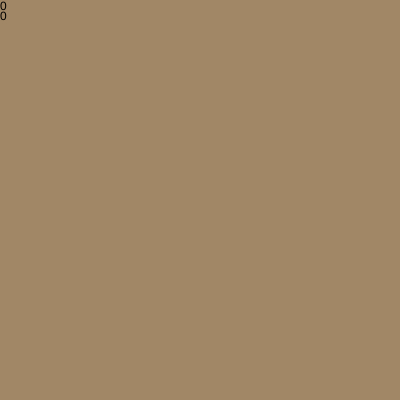
Frame 1 (no input)
Frame 60 (no input): identical to frame 1, image omitted
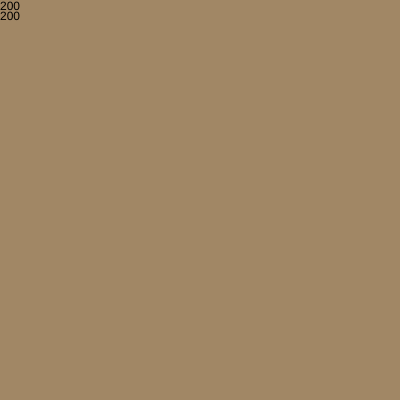
Frame 120 (the mouse pressed at the canvas centre since frame 60)

The p5.js sketch that drew these frames (run headless with seeded random() and noise() and a simulated clock; from frame 60 on, the mouse is pressed at the canvas centre):

// p5.js sketch
// ── sketch.js
// yuh yuh yuh lets go

// i make this little doodle all the time where you draw a bunch of lines
// then in all the polygons you create, you create a circle and fill in the outside
// or you add curves between all the line angles
// however you wanna think about it.
// its actually fairly complex to do algorithmically, because the human brain's computer vision does most of the work.
// after 5-6 total restart iterations (genuinely) i finally settled on an easy approach
// store as line segments and vertices, where the vertices are associated with the lines they are a part of
// then you could loop through each vertex, and loop through all the angles of which it is the vertex of
// and add a curve. at the end, you will get the visual that we created blobby circles inside each polygon, but really its just angle-by-angle


// TODO 
// TODO : make all lines rays? like extend?
//       I'm going to get it working fully with segments and then ill make it work with rays. I'll probably just add 4 lines along the border
// TODO : more than 4 lines coming through a single point, an extra "point" line is made.
//        nothing breaks cuz i stopped it from being added, its just odd that its called.
// TODO : Add curved lines? makes it look cooler irl, but probably very hard to impliment
//        you'd need to define the curve as a parametric function so that you could find the midpoint and move back and forth on it... and drawing the curves would be far more difficult.
// TODO : you could add a way to backup an artpiece as text (also easier for debugging)

// TOFIX
// TODO TOFIX: create a ton of lines. some will dissapear. debug that. could be the below issie
// TODO TOFIX: if two lines share an endpoint, the old one dissapears.
// TODO TOFIX: if a newline lays on the endpoint of an existing line, the existing line gets deleted.

// data structures designs:
// vertices."x+y" = set{keys to line objs, ...} 
//  * makes it easier to determine if theres already an existing point, and hopefully just add to the reference ? 
// lines."x1,y1,x2,y2" = [x1,y1,x2,y2]
//  * still iterable, but creates "pointers" to certain lines that we can use in vertices.



/////////////////////
// Global Variables
/////////////////////
lines = Object()
vertices = Object()
makingLine = false
lineStart = []
lineEnd = []
let csSlider;
let rSlider;


/////////////////////
// Debug Variables
/////////////////////
debugDraw = false 
debugLog = false
debugLogSetting = false

/////////////////////
// Stylistic Variables
/////////////////////
// how many pixels apart 2 points have to be to be considered different.
// (0, infinity)
rounding = 5 // px
// how far the curve goes along the line 
// (-infinity, 0)U(0, infinity)
// 20 for skinny, -5 for thick
curveScalar = -6
// line thickness. its on the tin
lineThickness = 2



console.clear()

function setup() {
    createCanvas(400, 400);


//  // basic X
    // mouseX = 100
    // mouseY = 100
    // mousePressed()
    // mouseX = 300
    // mouseY = 300
    // mouseReleased()
    // mouseX = 300
    // mouseY= 100
    // mousePressed()
    // mouseX = 100
    // mouseY = 300
    // mouseReleased()

//  // basic +
    // mouseX = 200
    // mouseY = 100
    // mousePressed()
    // mouseX = 200
    // mouseY = 300
    // mouseReleased()

    // mouseX = 100
    // mouseY = 200
    // mousePressed()
    // mouseX = 300
    // mouseY = 200
    // mouseReleased()

// // basic star *
    // mouseX = 100
    // mouseY = 100
    // mousePressed()
    // mouseX = 300
    // mouseY = 300
    // mouseReleased()
    // mouseX = 300
    // mouseY= 100
    // mousePressed()
    // mouseX = 100
    // mouseY = 300
    // mouseReleased()
    // console.log('adding the third ---------------------')
    // mouseX = 200
    // mouseY = 100
    // mousePressed()
    // mouseX = 200
    // mouseY = 300
    // mouseReleased()]

// // two lines that lay on each other.
    // mouseX = 100
    // mouseY = 100
    // mousePressed()
    // mouseX = 300
    // mouseY = 300
    // mouseReleased()
    // mouseX = 50
    // mouseY= 50
    // mousePressed()
    // mouseX = 350
    // mouseY = 350
    // mouseReleased()

    csSlider = createSlider(-10,40, curveScalar)
    csSlider.id("cs")
    rSlider = createSlider(0,width/10,rounding)
    rSlider.size(200)


}
  
function draw() {
  rounding = rSlider.value();
  curveScalar = csSlider.value();


  background(161,135,101);
  // apply noise ??

  // just draw the lines
  
  for (key in lines){
      let l = lines[key];
      noFill()
      stroke(0)
      strokeWeight(lineThickness)
      line(...l)
  }

  if (makingLine){
    noFill()
      stroke(0)
      strokeWeight(lineThickness)
    line(...lineStart, ...lineEnd)
    strokeWeight(5)
    stroke("red")
    point(...lineStart)
    point(...lineEnd)
    slope = -(lineEnd[1]-lineStart[1])/(lineEnd[0]-lineStart[0])

    // can be Infintity, NaN, and 0
    // it might be easier to just test if the line intercepts the 4 edges.

    noStroke()
  fill(0)
    text(slope, 0, 30)
  }

  noStroke()
  fill(0)
  text(mouseX, 0,10)
  text(mouseY, 0,20)
  // line drawing done

  /* Here's the fun part. so we need to iterate through each vertex
  *  and then sort the lines clockwise from the first one (arbitrary)
  *  then begin to fill them in using our quad fill.
  */
  for (v in vertices) {
    // v is an string key to a set of lines. ( also a string of coords )
    // vcoords is a split array of the vertices coords.
    let vcoords = v.split(",").map(Number)
    // vset is a set of strings that lead to lines.
    let vset = vertices[v];
    vlist = [...vset];
    if (vlist.length < 2) {
      // dont waste ya time
      continue
    }
    // now we need to sort this list by clockwise relation to the first
    // and also, it would probably be handy if we made the vertex the first coord in each lineList
    // im going to convert to vectors becuse thats what i know how to do.
    // atan2(x,y) can find the angle between the vector and the x+ axis


    for (let i = 0; i < vlist.length; i++) { // iterate through the lines 
      // vlist[i]  string "x1,y1,x2,y2"
      let coords = vlist[i].split(",")
      coords = coords.map(Number)

      coords[0] -= vcoords[0]
      coords[2] -= vcoords[0] // now coords is either vec(0, v) or vec(v, 0)
      coords[1] -= vcoords[1]
      coords[3] -= vcoords[1]
      // now if we remove the 0's we should have the correct vector.
      // NO! some vectors (horiz and vert) will have 0s.

      if (coords[0] == 0 && coords[1] == 0) {
        coords = [coords[2], coords[3]]
      } else {
        coords = [coords[0], coords[1]]
      }
      // elegant, but wrong. // coords = coords.filter(num => num!=0)

      vlist[i] = coords
    }
    // vlist now contains all the lines as vectors starting at the vertex. 

    vlist = vlist.sort((a,b) => atan2(...a) - atan2(...b))
    // this is sorting them in like... hourglass order.
    // like 1 3 2 4.

    // now vlist contains all the vectors in clockwise order. 
    vlist.push(vlist[0]) // for iterating in consecutive pairs
    for (let i = 0; i < vlist.length-1; i++) {
      drawPair(vcoords, vlist[i], vlist[i+1])
    }

  }
    strokeWeight(5)
    stroke("red") 
     if (debugDraw) {
      for (key in lines){
      let l = lines[key];  
      point(l[0],l[1])
      point(l[2],l[3])
      }
  }

  debugLog = false;
  // only log once per line creation
}


function drawPair(origin, vector1, vector2){
  
  
  // in order to reuse my old code, id like to convert the lines into x1,y1,x2,y2.
  nl1 = [origin[0], origin[1], origin[0]+vector1[0], origin[1]+vector1[1]] // basic vector addition
  nl2 = [origin[0], origin[1], origin[0]+vector2[0], origin[1]+vector2[1]]
  //("drawinf pair", nl1, nl2)
  push()
  stroke(0)

  stroke("blue")
  
  nl1l = lineLength(...nl1)
  nl2l = lineLength(...nl2)
  nl1mp = midpoint(...nl1)
  nl2mp = midpoint(...nl2)
  debugDraw && point(...nl1mp)
  debugDraw && point(...nl2mp)
  stroke("#0f0")
  nl1mpex1 = movePointAlongLine(...nl1mp, ...origin, nl1l/curveScalar)
  nl1mpex2 = movePointAlongLine(...nl1mp, nl1[2], nl1[3], nl1l/curveScalar)
  debugDraw && point(...nl1mpex1)
  debugDraw && point(...nl1mpex2)
  nl2mpex1 = movePointAlongLine(...nl2mp, ...origin, nl2l/curveScalar)
  nl2mpex2 = movePointAlongLine(...nl2mp, nl2[2], nl2[3], nl2l/curveScalar)
  debugDraw && point(...nl2mpex1)
  debugDraw && point(...nl2mpex2)
  push()
  fill(0)
  noStroke()

  // ok so the first and third pairs arent being drawn in this output
  beginShape()
  vertex(...nl1mpex1)
  quadraticVertex( ...origin, ...nl2mpex1)
  vertex(...nl2mpex1)
  vertex(...origin)
  endShape()

  
  debugLog && console.log("shape start")
  debugLog && console.log(...nl1mpex1)
  debugLog && console.log(...origin, ...nl2mpex1)
  debugLog && console.log(...nl2mpex1)
  debugLog && console.log(...origin)
  debugLog && console.log("shape end")





  pop()



  pop()
}

// returns length of line in pixels
function lineLength(x1,y1,x2,y2){
    return Math.sqrt( Math.pow((x1-x2),2) + Math.pow((y1-y2),2) )
}

function midpoint(x1,y1,x2,y2){
    return [(x1+x2)/2, (y1+y2)/2]
}

// from (x0,y0) to (x1,y1), move dt distance
function movePointAlongLine(x0,y0,x1,y1,dt){
    let d = lineLength(x0,y0,x1,y1)
    let t = (dt/d)
    let xt = ((1-t)*x0 + t*x1)
    let yt = ((1-t)*y0 + t*y1)
    return [xt,yt]

}


function mousePressed(){
  if (mouseX > width || mouseX < 0 || mouseY < 0 || mouseY > height){
    lineStart = null;
    return false
  }
  lineStart = [mouseX, mouseY]
}

function mouseDragged(){
  // if you START dragging outside 
  if (mouseX > width || mouseX < 0 || mouseY < 0 || mouseY > height){
    makingLine = false
    return false
  }
  if (lineStart != null){
  makingLine = true;
  lineEnd = [mouseX, mouseY]
  }
}

function mouseReleased(){
  if (mouseX > width || mouseX < 0 || mouseY < 0 || mouseY > height || lineStart == null){
    makingLine = false;
    return false
  }
  // log this line
  debugLog = debugLogSetting && true;
  debugLog && console.log("--------------- NEW LINE --------------")
  lineEnd = [mouseX, mouseY]
  makingLine = false;

  if (lineStart[0] != lineEnd[0] || lineStart[1] != lineEnd[1]){
    // youd think this would improve things but it largely breaks them.
    // it does prevent point "lines" from being made tho

  makingLine = false;
  newLine=[...lineStart,...lineEnd]

  // create the 2 vertices and attach the newline to it
  addToVertices(newLine[0], newLine[1], newLine)
  addToVertices(newLine[2], newLine[3], newLine)
  // vertices can never be removed, so this is fine to do now.

  // when the new line is made, calculate all intersections

    // this contains all the poitns to break up newline on.
    intersections=[] // needs order
    //check if new line intersects any existing lines.
    toRemove = new Set()
    toAdd = new Set()
    toAdd.add(newLine)

    for (let key in lines){
      l = lines[key]
      inters=intersect(newLine,l)
      debugLog && console.log(inters)

      if (inters[0]){ // if they intersect
        // they either intersect (split both lines)
        // or one of the lines endpoints lays on the other line (only split the other line.)
        linesLayResult = linesLay(newLine, l)
        if (linesLayResult == -1){ 
         // they intersect! split the iterated line 
         // save the point so we can split the new line later ...
         toRemove.add(l) 
         // a line cant intersect another more than once, 
         // and since the direction doesnt matter we can just 
         // arbitrarily do p1-int p2-int
         toAdd.add([l[0],l[1],inters[1],inters[2]])
         toAdd.add([l[2],l[3],inters[1],inters[2]])

         intersections.push([inters[1],inters[2]])
         // we'd want to add the intersection point to vertices,
         // but since its IN the line we created, there is no need.
            } else {
              debugLog && console.log("We got a line lay!")
              // A LINE LAYS ON ANOTHER LINE!
              // 1 is newline0 on l
              // 2 is newline1 on l
              // 3 is l0 on newline
              // 4 is l1 on newline
              switch (linesLayResult){
                case 1:
                  // split l. l0-newline0, newline0-l1
                  toRemove.add(l)
                  toAdd.add([l[0],l[1],newLine[0],newLine[1]])
                  toAdd.add([newLine[0],newLine[1],l[2],l[3]])
                  break;
                case 2:
                  // split l. l0-newline1, newline1-l1
                  toRemove.add(l)
                  toAdd.add([l[0],l[1],newLine[2],newLine[3]])
                  toAdd.add([newLine[2],newLine[3],l[2],l[3]])
                  break;
                case 3:
                  // split newline. newline-l0, l0-newline
                  toRemove.add(newLine)
                  toAdd.add([newLine[0],newLine[1],l[0],l[1]])
                  toAdd.add([l[0],l[1],newLine[2],newLine[3]])
                  intersections.push([l[0],l[1]])
                  break;
                case 4:
                  // split newline. newline-l1, l1-newline
                  toRemove.add(newLine)
                  toAdd.add([newLine[0],newLine[1],l[2],l[3]])
                  toAdd.add([l[2],l[3],newLine[2],newLine[3]])
                  intersections.push([l[2],l[3]])
                  break;
                default:
                  debugLog && console.log("WOAH WOAH WOAH")
                  debugLog && console.log(linesLayResult)
              }



            }
      }
    }

    if (intersections.length > 1){
    // ok we cut up the lines that newLine touched
    // lets cut up new line.
    pStart = [newLine[0], newLine[1]]
    pEnd = [newLine[2], newLine[3]]
    dx = pEnd[0] - pStart[0]
    dy = pEnd[1] - pStart[1]
    magSquared = dx*dx+dy*dy

    // custom sort to get the ORDER of the points.
    intersections.sort((a,b )=> {
      ta = ((a[0] - pStart[0]) * dx + (a[1] - pStart[1])*dy)/magSquared
      tb = ((b[0] - pStart[0]) * dx + (b[1] - pStart[1])*dy)/magSquared
      return ta-tb;
    });

    // now the segments will be pStart-int[0], int[0]-int[1]
    toRemove.add(newLine)
    segments = [pStart,...intersections,pEnd]
    for (let seg = 0; seg < segments.length-1; seg+=1){
      toAdd.add([...segments[seg],...segments[seg+1]])
    }


  } else if (intersections.length == 1) {
    toRemove.add(newLine)
    toAdd.add([newLine[0],newLine[1],...intersections[0]])
    toAdd.add([...intersections[0],newLine[2],newLine[3]])

  }

  toAdd = toAdd.difference(toRemove); // remove any redundancies.

  // we need to add each line to lines
  for (let line of toAdd) {
    addToLines(...line)
  }
  // we need to add each point from those lines, 
  //    and if the poitn exists, ADD the line to its references.
  for (let line of toAdd){
      p1 = [line[0], line[1]]
      p2 = [line[2], line[3]]
      addToVertices(...p1, line)
      addToVertices(...p2, line)
  }
  
  // remove the line from lines
  for (let line of toRemove){
    delete lines[lineToKey(...line)];
  }
  // we need to remove every instance of each line to remove from the associated vertices.
  // toRemove is full of line arrays.
  // we need to convert it to a set of lineStrings, so we can quickly do set math
  let lineStrings = new Set();
  for (let line of toRemove){
    lineStrings.add(lineToKey(...line))
  }
  for (let key in vertices) {
      vertices[key] = vertices[key].difference(lineStrings);
  }

  } // end if line isnt a point

}

function keyPressed(){
  if (key == "r"){
    // empty the lines and vertices? is that all
    lines = Object()
    vertices = Object()
    makingLine = false
    lineStart = []
    lineEnd = []
  }
}

// returns false if no intersection
// returns the coords if there is one
function intersect(line1,line2){
  p0_x=line1[0];p0_y=line1[1]
  p1_x=line1[2];p1_y=line1[3]
  p2_x=line2[0];p2_y=line2[1]
  p3_x=line2[2];p3_y=line2[3]
  //c1 = (x2-x1)(y3-y1)-(y2-y1)(x3-x1)
  //c2 = (x2-x1)(y4-y1)-(y2-y1)(x4-x1)
  //c3 = (x4-x3)(y1-y3)-(y4-y3)(x1-x3)
  //c4 = (x4-x3)(y2-y3)-(y4-y3)(x2-x3)
  s1_x = p1_x - p0_x;     s1_y = p1_y - p0_y;
  s2_x = p3_x - p2_x;     s2_y = p3_y - p2_y;
  s = (-s1_y * (p0_x - p2_x) + s1_x * (p0_y - p2_y)) / (-s2_x * s1_y + s1_x * s2_y);
  t = ( s2_x * (p0_y - p2_y) - s2_y * (p0_x - p2_x)) / (-s2_x * s1_y + s1_x * s2_y);
  if (s >= 0 && s <= 1 && t >= 0 && t <= 1)
  {
      // Collision detected
      i_x = p0_x + (t * s1_x);
      i_y = p0_y + (t * s1_y);
      return [true,i_x,i_y]
  }
  return [false]

}

function pointToKey(x,y){
  return `${x},${y}`
}

function keyToPoint(key){
  return key.split(',').map(Number);
}

function lineToKey(x1,y1,x2,y2){
  return `${x1},${y1},${x2},${y2}`
}

function keyToLine(key){
  return key.split(',').map(Number);
}

/*
*  Adds a vertex to vertices, and associates it with 1 line.
*  Run it twice with another line to add a line to its references.
*/
function addToVertices(x,y, line){
  if (line[0]==x && line[1]==y && line[2]==x && line[3]==y){
    debugLog && console.log("POINT LINE BEING ADDED??? x,y = [x,y,x,y]")
    return false;
  }
  // round to nearest 5, catches close duplicates.
  x = Math.round(x / rounding) * rounding
  y = Math.round(y / rounding) * rounding

  line[0] = Math.round(line[0] / rounding) * rounding
  line[1] = Math.round(line[1] / rounding) * rounding
  line[2] = Math.round(line[2] / rounding) * rounding
  line[3] = Math.round(line[3] / rounding) * rounding

  // also its adding each character of the string to the set.

  let key = pointToKey(x,y)
  if (key in vertices){
    vertices[key].add(lineToKey(...line))
  } else {
    vertices[key] = new Set([lineToKey(...line)])
  }
}

function addToLines(x1,y1,x2,y2){
  x1 = Math.round(x1 / rounding) * rounding
  y1 = Math.round(y1 / rounding) * rounding
  x2 = Math.round(x2 / rounding) * rounding
  y2 = Math.round(y2 / rounding) * rounding
  // round to closest 5.
  let key = lineToKey(x1,y1,x2,y2)
  lines[key] = [x1,y1,x2,y2];
}

function pointLaysOnLine(point, line){
  // find the distance of point P from both ends of the line AB
  // if AB = AP+PB, then P lies on the segment AB.
  let x = point[0]
  let y = point[1]
  let x1 = line[0]
  let y1 = line[1]
  let x2 = line[2]
  let y2 = line[3]
  let AB = sqrt((x2-x1)*(x2-x1)+(y2-y1)*(y2-y1));
  let AP = sqrt((x-x1)*(x-x1)+(y-y1)*(y-y1));
  let PB = sqrt((x2-x)*(x2-x)+(y2-y)*(y2-y));
  if(AB == AP + PB)
    return true;
  return false;
}

function linesLay(l1, l2){
  if (pointLaysOnLine([l1[0], l1[1]], l2)) return 1;
  if (pointLaysOnLine([l1[2], l1[3]], l2)) return 2;
  if (pointLaysOnLine([l2[0], l2[1]], l1)) return 3;
  if (pointLaysOnLine([l2[2], l2[3]], l1)) return 4;
  return -1;
}
// ── testDraw.js
// TODO: multi-intersection line handling
// TODO: point handling on intersections 😰


// global vars
let makingLine = false
let tempLinePt;

// lines: a set of objects(x1,y1,x2,y2)
let lines = new Set()

// points: a set of objects(x,y, set of objects(lines))
let points = new Set()

let debugFlag = true;


function setup(){
    createCanvas(500, 500);
}

function draw(){
    background(161,135,101);
    // apply grain texture?

    // draw current line as gray
    if(makingLine){
        push()
        stroke(50)
        line(tempLinePt.x, tempLinePt.y, mouseX, mouseY)
        pop()
    }

    debugTests()

    drawLinesAndPoints()
    

    noStroke()
    fill(0)
    text(mouseX, 0,10)
    text(mouseY, 0,20)


}

function drawLinesAndPoints(){
    push()
    for (l of lines){
      noFill()
      stroke(0)
      strokeWeight(1)
      line(l.x1, l.y1, l.x2, l.y2)

      strokeWeight(6)
      stroke("red")
      // use alpha channels so that you can see duplicates?
      point(l.x1,l.y1)
      point(l.x2, l.y2)
    }

    if (debugFlag){
        strokeWeight(5)
        stroke("#0f0")
        for (p of points){
            point(p.x, p.y)
        }
    }
    pop()
}

function mousePressed(){
    makingLine = true;
    tempLinePt = {x:mouseX, y:mouseY}
}

function mouseReleased(){
    makingLine = false;

    // add line logic
    addLine(tempLinePt.x, tempLinePt.y, mouseX, mouseY)
}

function addLine(x1,y1,x2,y2){
    let newLine = arrayToLine(x1,y1,x2,y2)
    if (x1 != x2 || y1 != y2){
        // aight
        let linesToAdd = new Set()
        let pointsToAdd = new Set()

        linesToAdd.add(newLine)
        pointsToAdd.add({x:x1,y:y1,lines: new Set([newLine])})
        pointsToAdd.add({x:x2,y:y2,lines: new Set([newLine])})

        handleIntersections(linesToAdd, pointsToAdd, newLine) // mutable reference.
    }
}

function handleIntersections(linesToAdd, pointsToAdd, newLine){
    // we will always need to add the 2 points from newline and associate them with newLine
    // TODO: if either of those points lay on another line, associate.
    pointsToAdd.add({x:newLine.x1,y:newLine.y1,lines:new Set([newLine])})
    pointsToAdd.add({x:newLine.x2,y:newLine.y2,lines:new Set([newLine])})

    let intersections = [] // list of locations along newLine that there are intersects 

    // for each line that exists, check if the new line intersects that line.
    for (l of lines){
        intersection = intersect(newLine, l)
        if (intersection[0]) { // true if intersect!
            // split up l into 2 parts from newline
            
            //newLine = null; 
            //l = null;
            // so this somehow doesn't set all references of newLine to null. but since theyre still EQUAL, we can use the set's delete method
            linesToAdd.delete(newLine)
            lines.delete(l)
            // now add the 4 new lines.

            // a line cant intersect another more than once, 
            // and since the direction doesnt matter we can just 
            // arbitrarily do p1-int p2-int
            lsub1 = arrayToLine(l.x1,l.y1,intersection[1],intersection[2])
            lsub2 = arrayToLine(l.x2,l.y2,intersection[1],intersection[2])
            linesToAdd.add(lsub1)
            linesToAdd.add(lsub2)

            // TODO: dont add newLine. we literally just deleted that.
            // we need to add the parts it gets chopped into in the next if statement.
            pointsToAdd.add({x:intersection[1], y:intersection[2], lines: new Set([newLine, lsub1, lsub2])})
            // either we can find a way to replace every mention of newLine into its parts... no.
            // or we can simply create a duplicate point in the next step, 
            // and then combine them at the end of the function.
            
            intersections.push([intersection[1],intersection[2]])
            // TODO:
            // we need to add a point to pointsToAdd that is associated with the 2 new lines this makes.
            // if that point already exists, we need to add those 2 new lines to the associations.
            // i BELIEVE as long as we DELETE lines when we remove them, it should remove all references to it???

        }
    }
    if (intersections.length > 1) {
        // split up newLine into parts.

        // somewhere in this block of code, its deleting the LAST line we added
        // last time it was run....

        // were going to use a parametric function that 
        // allows us to cut up the newLine in ORDER of
        // the intersections.

        pStart = [newLine.x1, newLine.y1]
        pEnd = [newLine.x2, newLine.y2]
        dx = pEnd[0] - pStart[0]
        dy = pEnd[1] - pStart[1]
        magSquared = dx*dx + dy*dy

        // custom sort to get the ORDER of the points.
        intersections.sort((a,b )=> {
        ta = ((a[0] - pStart[0]) * dx + (a[1] - pStart[1])*dy)/magSquared
        tb = ((b[0] - pStart[0]) * dx + (b[1] - pStart[1])*dy)/magSquared
        return ta-tb;
        });
        
        // now the segments will be pStart-int[0], int[0]-int[1] ...

        segments = [pStart,...intersections,pEnd]
        // pstart and pend are already in points.
        // we need to add every other point, and associate it with 
        for (let seg = 0; seg < segments.length-1; seg+=1){
        linesToAdd.add(arrayToLine(...segments[seg],...segments[seg+1]))
        }
        
    } else if (intersections.length == 1) {
        // newLine already removed
        linesToAdd.add(arrayToLine(newLine.x1,newLine.y1,...intersections[0]))
        linesToAdd.add(arrayToLine(newLine.x2,newLine.y2,...intersections[0]))
    }
    lines = lines.union(linesToAdd) // TODO check for reversed duplicates?
    // TODO: go through all points, and if any share the same x and y, combine them and their assoc lines.
    // right now there isn't support for greater than 4 intersection points.
    points = points.union(pointsToAdd)

    console.log("ok so done processing new line", lines, points)

}

// DOES NOT CATCH REVERSED REPEATS
function lineObjEqual(l1, l2){
    return (l1.x1==l2.x1 && l1.x2==l2.x2 && l1.y1==l2.y1 && l1.y2==l2.y2) ||
           (l1.x1==l2.x2 && l1.x2==l2.x1 && l1.y1==l2.y2 && l1.y2==l2.y1) // true if pairs are reversed... this may fuck me later.
}
function pointObjEqual(p1,p2){
    p1.lines.size() == p2.lines.size() ? console.log("yo somethings fucked with your point lines sets") : pass;
    return p1.x == p2.x && p1.y == p2.y
}
function arrayToLine(x1,y1,x2,y2){
    return {x1:x1, y1:y1, x2:x2, y2:y2}
}

function debugTests() {
    // ignore my profanity

    // this must be called from the draw() function
    // im going to create an intersected line, and 
    // attempt to draw the corners manually, to fine tune
    push()
    stroke(0)
    let line1 = [150, 100, 250, 300]
    let line2 = [300, 100, 100, 250]


    line(...line1)
    line(...line2)
    // 5 vertices
    strokeWeight(5)
    stroke("red")

    point(150, 100)
    point(250, 300)
    point(300, 100)
    point(100, 250)

    let intr = intersect(arrayToLine(...line1),arrayToLine(...line2))
    intr[0] ? point(intr[1], intr[2]) : pass;
    let intpt = [intr[1], intr[2]]

    stroke("blue")
    let nl1 = [line1[0],line1[1],...intpt]
    let nl2 = [line1[2],line1[3],...intpt]
    let nl3 = [line2[0],line2[1],...intpt]
    let nl4 = [line2[2],line2[3],...intpt]
    nl1l = lineLength(...nl1)
    nl2l = lineLength(...nl2)
    nl3l = lineLength(...nl3)
    nl4l = lineLength(...nl4)
    nl1mp = midpoint(...nl1)
    nl2mp = midpoint(...nl2)
    nl3mp = midpoint(...nl3)
    nl4mp = midpoint(...nl4)
    point(...nl1mp)
    point(...nl2mp)
    point(...nl3mp)
    point(...nl4mp)
    stroke("#0f0")
    nl1mpex1 = movePointAlongLine(...nl1mp, ...intpt, nl1l/20)
    nl1mpex2 = movePointAlongLine(...nl1mp, nl1[0], nl1[1], nl1l/20)
    point(...nl1mpex1)
    point(...nl1mpex2)
    nl2mpex1 = movePointAlongLine(...nl2mp, ...intpt, nl2l/20)
    nl2mpex2 = movePointAlongLine(...nl2mp, nl2[0], nl2[1], nl2l/20)
    point(...nl2mpex1)
    point(...nl2mpex2)
    nl3mpex1 = movePointAlongLine(...nl3mp, ...intpt, nl3l/20)
    nl3mpex2 = movePointAlongLine(...nl3mp, nl3[0], nl3[1], nl3l/20)
    point(...nl3mpex1)
    point(...nl3mpex2)
    nl4mpex1 = movePointAlongLine(...nl4mp, ...intpt, nl4l/20)
    nl4mpex2 = movePointAlongLine(...nl4mp, nl4[0], nl4[1], nl4l/20)
    point(...nl4mpex1)
    point(...nl4mpex2)

    push()
    fill(0)
    noStroke()


    beginShape()
    vertex(...nl1mpex1)
    quadraticVertex( ...intpt, ...nl3mpex1)
    vertex(...nl3mpex1)
    vertex(...intpt)
    endShape()


    pop()



    pop()
    noLoop()


    // object equivalence / reference test
    let s1 = new Set() 
    let l1 = {x1:0, y1:0, x2:100, y2:100}
    let l2 = {x1:0, y1:0, x2:100, y2:100} // ≠ l1 or p1.lines[0]
    s1.add(l1) // passes a reference to l1 specifically.
    let s2 = new Set()
    let p1 = {x:0, y:0, lines: new Set()}
    p1.lines.add(l1) // passes a reference to l1 specifically.
    s2.add(p1)
    console.log(s1)
    console.log(s2)
    for (p of s2){
        for (l of p.lines) {
            console.log(l==l1) // true
            console.log(l===l1) // true
            console.log(l==l2) // false
            console.log(l===l2) // false
        }
    }

    // global object deletion test
    for (l of s1) {
        l = undefined;
    }
    for (p of s2){
        console.log(p.lines) // no null value in p1...
    }
    for (l of s1) {
        console.log(l)
    }
    // seems legit, idk what happens if we dont 
    // have access to l1 when adding it to p1.lines
    // or if there are more optimal ways to store these things.
    // i wanted to store references to the lines in points.lines 
    // but no pointers in js

}

// helper functions

// return[0] is if it found one. 1 and 2 are the coords if found
function intersect(line1,line2){
  p0_x=line1.x1;p0_y=line1.y1
  p1_x=line1.x2;p1_y=line1.y2
  p2_x=line2.x1;p2_y=line2.y1
  p3_x=line2.x2;p3_y=line2.y2
  //c1 = (x2-x1)(y3-y1)-(y2-y1)(x3-x1)
  //c2 = (x2-x1)(y4-y1)-(y2-y1)(x4-x1)
  //c3 = (x4-x3)(y1-y3)-(y4-y3)(x1-x3)
  //c4 = (x4-x3)(y2-y3)-(y4-y3)(x2-x3)
  s1_x = p1_x - p0_x;     s1_y = p1_y - p0_y;
  s2_x = p3_x - p2_x;     s2_y = p3_y - p2_y;
  s = (-s1_y * (p0_x - p2_x) + s1_x * (p0_y - p2_y)) / (-s2_x * s1_y + s1_x * s2_y);
  t = ( s2_x * (p0_y - p2_y) - s2_y * (p0_x - p2_x)) / (-s2_x * s1_y + s1_x * s2_y);
  if (s >= 0 && s <= 1 && t >= 0 && t <= 1)
  {
      // Collision detected
      i_x = Math.round(p0_x + (t * s1_x));
      i_y = Math.round(p0_y + (t * s1_y));
      return [true,i_x,i_y]
  }
  return [false]

}

// returns length of line in pixels
function lineLength(x1,y1,x2,y2){
    return Math.sqrt( Math.pow((x1-x2),2) + Math.pow((y1-y2),2) )
}

function midpoint(x1,y1,x2,y2){
    return [(x1+x2)/2, (y1+y2)/2]
}

// from (x0,y0) to (x1,y1), move dt distance
function movePointAlongLine(x0,y0,x1,y1,dt){
    let d = lineLength(x0,y0,x1,y1)
    let t = (dt/d)
    let xt = ((1-t)*x0 + t*x1)
    let yt = ((1-t)*y0 + t*y1)
    console.log(xt,yt)
    return [xt,yt]

}
